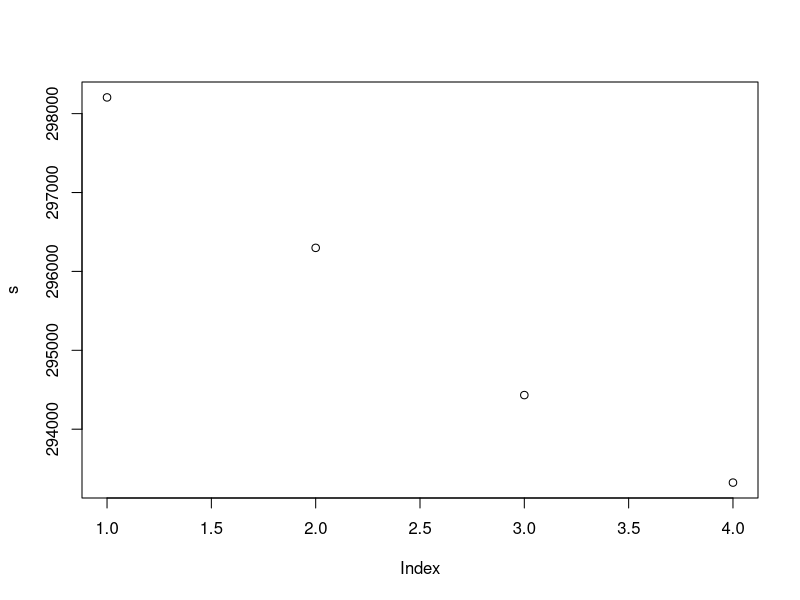

Recreate this plot in R.
net_present_value = function(monthly_payment
    , discount_rate = 2.25 # Current discount rate for Federal Reserve
    , years_loan = 30
    , periods = years_loan * 12
    , fees = 0
){
    # multiplier for monthly value
    d = 1 + discount_rate / (100*12)
    m = 1 / d
    powers = seq(periods)
    m = m^powers

    monthly_values = m * monthly_payment
    sum(monthly_values) + fees
}


# Scenario 1:   3.49% VA loan
npv1 = net_present_value(1673.64)

# Scenario 2:   4.0% conventional loan
npv2 = net_present_value(1763.14)

npv2 - npv1


# Variation: Larger discount rate
npv1b = net_present_value(1673.64, discount_rate = 2.75)

# Scenario 2:   4.0% conventional loan
npv2b = net_present_value(1763.14, discount_rate = 2.75)

npv2b - npv1b



############################################################

# 15 year loans
# 127.5k down, 262.5k loan
# Those are not the numbers I originally entered... 
# So the website is designed to deceive, to make the loan look more appealing.
# Complete bullshit.

nasb_15 = net_present_value(1845, years_loan = 15)
nasb_15_0.89 = net_present_value(1813, years_loan = 15, fees = 2336)
nasb_15_1.75 = net_present_value(1781, years_loan = 15, fees = 4594)

nasb_15 


############################################################

# 15 year loans
# 125k down, 275k loan
# In contrast, Stephanie made the loan *higher*, to cover realistic closing costs, which makes the loan look worse in comparison.


# 2420
steph1 = net_present_value(1949, years_loan = 15, fees = 687)
steph1b = net_present_value(1932, years_loan = 15, fees = 1375)
steph2 = net_present_value(1915.68, years_loan = 15, fees = 2000)

# 1.25
# Disproportionate fee compared to others.
steph3 = net_present_value(1899, years_loan = 15, fees = 3437)

s = c(steph1, steph1b, steph2, steph3)
s2 = rev(s)

plot(s)

diff(s)

# Shows that the fees are worth it assuming we're in the house for at least 3 or 4 years.
((2000 - 687) / (1949 - 1916)) / 12

((2000 - 0) / (1949 + 17 - 1916)) / 12

# The 3.0 rate takes 7 years to break even, which is much worse compared to the others.
((3437 - 2000) / (1916 - 1899)) / 12
